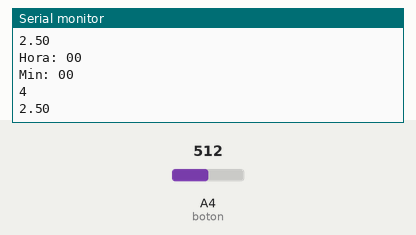
Bench run of a sketch on a simulated Arduino Uno, built with avr-gcc and run on an emulated ATmega328P. On the bench: the last lines printed to the serial monitor. Inputs (shaded band) come from the test bench; at power-on: A4 (boton) = 512.

Above: at 4.2 s.
4.3 s: A4 (boton) set to 219
At 4.9 s:
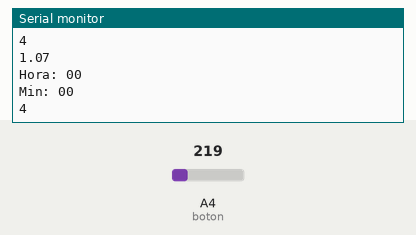
5.8 s: A4 (boton) set to 186
At 6.4 s:
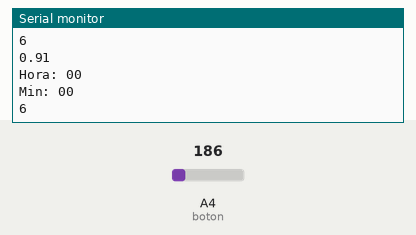
Timing chart, 0 to 8.8 s (numbered marks = the images above; inputs shaded):
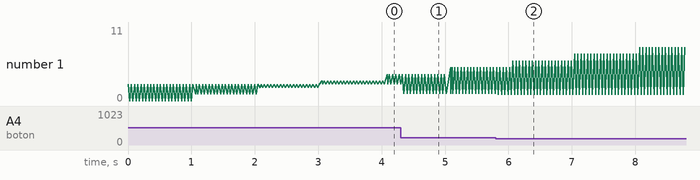

Measured:
- after the input at 4.3 s, the serial monitor: prints a new line after 0.05 s (image 1)
- after the input at 5.8 s, the serial monitor: prints a new line at once (image 2)
- plotted number 1: 2.5 → 1.07 after the input at 4.3 s

The sketch:

codigoPracticaFinal.ino
```cpp
//#include "Pantalla.h"
#include <TimerOne.h>
#include "hora.h"
#include "temporizador.h"
#include "Cronometro.h"
#define NUM_PANTALLAS 3
enum EstadosPantallas {
  PHora,
  PTemporizador,
  PCronometro
};
Hora hora;
Temporizador temporizador;
Cronometro cronometro;

Pantalla* pantallas[NUM_PANTALLAS];
EstadosPantallas pantallaActual;

//Entradas
int boton = A4;
//Salidas
int solenoide[16]= {13,12,11,10,9,8,7,6,5,4,3,2,A0,A1,A2,A3};

long int seconds;
long int ultimoSegundoPulsado;
void setup() {
  Serial.begin(9600);
  // put your setup code here, to run once:
  pinMode(boton, INPUT);
  seconds = 0;
  ultimoSegundoPulsado=0;
  pantallaActual = PHora;
  pantallas[0] = &hora;
  pantallas[1] = &temporizador;
  pantallas[2] = &cronometro;
  //Esto hace que haya una interrupcion
  Timer1.initialize(1000000);
  Timer1.attachInterrupt(updateTime);
}

void updateTime() {
  seconds++;
}

void display(long int tiempo) {
  //Aritmetica modular y tal para cada numero
  int hora = tiempo / 3600;
  int minuto = (tiempo % 3600) / 60;
  if (pantallaActual == PHora) {
    hora = hora % 24;
  } else {
    hora = hora % 60;
  }
  int primerNum = hora / 10;
  int segunNum = hora % 10;
  int tercerNum = minuto / 10;
  int cuartoNum = minuto % 10;
  displayNum(primerNum, 0);
  displayNum(segunNum, 1);
  displayNum(tercerNum, 2);
  displayNum(cuartoNum, 3);

  Serial.print("\nHora: ");
  Serial.print(primerNum);
  Serial.print(segunNum);

  Serial.print("\nMin: ");
  Serial.print(tercerNum);
  Serial.println(cuartoNum);

}
void displayNum(int num, int pos) {
  //////////////////
  ////PIN1///PIN2///
  //////////////////
  ////PIN3///PIN4///
  //////////////////
  int pin1 = solenoide[0 + pos * 4];
  int pin2 = solenoide[1 + pos * 4];
  int pin3 = solenoide[2 + pos * 4];
  int pin4 = solenoide[3 + pos * 4];
  switch (num) {
    case 9:

      digitalWrite(pin1, LOW);
      digitalWrite(pin2, HIGH);
      digitalWrite(pin3, HIGH);
      digitalWrite(pin4, LOW);
      break;
    case 8:

      digitalWrite(pin1, HIGH);
      digitalWrite(pin2, LOW);
      digitalWrite(pin3, HIGH);
      digitalWrite(pin4, HIGH);
      break;
    case 7:

      digitalWrite(pin1, HIGH);
      digitalWrite(pin2, HIGH);
      digitalWrite(pin3, HIGH);
      digitalWrite(pin4, HIGH);
      break;
    case 6:

      digitalWrite(pin1, HIGH);
      digitalWrite(pin2, HIGH);
      digitalWrite(pin3, HIGH);
      digitalWrite(pin4, LOW);
      break;
    case 5:

      digitalWrite(pin1, HIGH);
      digitalWrite(pin2, LOW);
      digitalWrite(pin3, LOW);
      digitalWrite(pin4, HIGH);
      break;
    case 4:

      digitalWrite(pin1, HIGH);
      digitalWrite(pin2, HIGH);
      digitalWrite(pin3, LOW);
      digitalWrite(pin4, HIGH);
      break;
    case 3:

      digitalWrite(pin1, HIGH);
      digitalWrite(pin2, HIGH);
      digitalWrite(pin3, LOW);
      digitalWrite(pin4, LOW);
      break;
    case 2:

      digitalWrite(pin1, HIGH);
      digitalWrite(pin2, LOW);
      digitalWrite(pin3, HIGH);
      digitalWrite(pin4, LOW);
      break;
    case 1:

      digitalWrite(pin1, HIGH);
      digitalWrite(pin2, LOW);
      digitalWrite(pin3, LOW);
      digitalWrite(pin4, LOW);
      break;
    case 0:
      digitalWrite(pin1, LOW);
      digitalWrite(pin2, HIGH);
      digitalWrite(pin3, HIGH);
      digitalWrite(pin4, HIGH);
      break;
  }
}
int botonPulsado(float voltaje) {
  if(ultimoSegundoPulsado==seconds){return -1;}
  // Pulsador 1
  if (voltaje >= 1.00 && voltaje < 2.5) {
    ultimoSegundoPulsado=seconds;
    Serial.print("Boton 1 pulsado");
    return 1;
  }
  // Pulsador 2
  else if (voltaje >= 2.5 && voltaje < 3.75) {
    ultimoSegundoPulsado=seconds;
    Serial.print("Boton 2 pulsado");
    return 2;
  }
  // Pulsador 3
  else if (voltaje >= 3.75 && voltaje <= 5) {
    ultimoSegundoPulsado=seconds;
    Serial.print("Boton 3 pulsado");
    return 3;
  }
    return -1;
}

void SiguientePantalla() {
  int temp = pantallaActual;
  temp = (temp + 1) % NUM_PANTALLAS;
  pantallaActual = (EstadosPantallas)temp;
  Serial.print("Estamos en la pantallaa: ");
  Serial.println(pantallaActual);
}
void loop() {
  // put your main code here, to run repeatedly:
  // Leer el pin analógico
  int valorA4 = analogRead(boton);
  // Convertir a voltios el valor analógico
  float voltaje = valorA4 * (5.0 / 1023.0);
  // Mostramos los voltios en el monitor serie
  Serial.println(voltaje);
  int numBoton = botonPulsado(voltaje);
  bool configurar = (numBoton == 3);
  bool confirmar = (numBoton == 2);
  bool cambiar = (numBoton == 1);

  //cambiar de pantallas
  if (cambiar) {
    SiguientePantalla();
  }

  for (int i = 0; i < NUM_PANTALLAS; i++) {
    pantallas[i]->loop(seconds, (i == (int)pantallaActual), configurar, confirmar);
  }


  //Display pantalla actual
  display(pantallas[pantallaActual]->GetTiempo());
  Serial.println(seconds);
  delay(50);
}
```

Cronometro.h
```cpp
#pragma once
#include "Pantalla.h"
class Cronometro: public Pantalla{

  public :
   Cronometro();
   void loop(long int seconds, bool pantallaActual, bool configurar,bool confirmar);
  long int GetTiempo() {
    return tiempo*60; //Para que salgan segundos  minutos
  }
};
```

Pantalla.h
```cpp
#pragma once
#define MILISEGUNDOS_DIA 86.400.000
#define MILISEGUNDOS_HORA 3.600.000
class Pantalla {

protected:
 enum Estados {
    base, //Para cuando no se este editando nada
    parado,
    hora, //Para cuando se este editando esto
    min, //Para cuando se este editando esto
    sec //Para cuando se este editando esto
  };
  Estados estadoActual;
  long int marcaTiempo;
  long int tiempo; //Tiempo a mostrar

public:

  Pantalla() {
    estadoActual = base;
    tiempo = 0;
  };
  //virtual void loop(bool , bool ,bool ) = 0;
  virtual void loop(long int seconds, bool pantallaActual, bool configurar,bool confirmar) = 0;
  virtual long int GetTiempo() {
    return tiempo;
  }
};
```

cronometro.cpp
```cpp
#include "Cronometro.h"

Cronometro::Cronometro() {
  estadoActual=parado;
}
void Cronometro::loop(long int seconds, bool pantallaActual, bool configurar, bool confirmar) {
  if (confirmar && pantallaActual) {
    //pararse
    if (estadoActual != parado) {
      estadoActual = parado;
    }else{
      marcaTiempo = (seconds - tiempo);
      estadoActual=base;
    }
  }
  if (configurar && pantallaActual) {
    //resetear todo
    marcaTiempo = seconds;
    estadoActual = base;
  }
  if (estadoActual == base) {

    tiempo = seconds - marcaTiempo;
  }

}
```

hora.cpp
```cpp
#include "hora.h"

Hora::Hora() {
}

void Hora::loop(long int seconds, bool pantallaActual, bool configurar, bool confirmar) {
  if (configurar && pantallaActual) {
    tiempo = 0;
    marcaTiempo = seconds;
    estadoActual = hora;
    return;
  }
  switch (estadoActual) {
    case base:
      tiempo = seconds - marcaTiempo;
      break;

    case hora:
      if ((seconds - marcaTiempo) > 1) {
        marcaTiempo = seconds;
        tiempo += 3600;
      }
      if (confirmar) {
        estadoActual = min;
        marcaTiempo = seconds;
      }
      break;
    case min:
      if ((seconds - marcaTiempo) > 1) {
        marcaTiempo = seconds;
        tiempo += 60;
      }
      if (confirmar) {
        estadoActual = base;
        marcaTiempo = seconds-tiempo;
       // tiempo= seconds -marcaTiempo;
      }
      break;
  }
}
```

hora.h
```cpp
#pragma once
#include "Pantalla.h"
class Hora : public Pantalla
{

  public :
   Hora();
   void loop(long int seconds, bool pantallaActual, bool configurar,bool confirmar);

};
```

temporizador.cpp
```cpp
#include "Temporizador.h"

Temporizador::Temporizador() {

}

void Temporizador::loop(long int seconds, bool pantallaActual, bool configurar, bool confirmar ) {
   if (configurar && pantallaActual) {
    tiempo = 0;
    marcaTiempo = seconds;
    estadoActual = min;
    return;
  }
  switch (estadoActual) {
    case base:
      tiempo =marcaTiempo - seconds;
      break;


    case min:

      if ((seconds - marcaTiempo) > 1) {
        marcaTiempo = seconds;
        tiempo += 60;
      }
      if (confirmar && pantallaActual) {
        estadoActual = sec;
        marcaTiempo = seconds;
      }
      break;
    case sec:
       if ((seconds - marcaTiempo) > 1) {
        marcaTiempo = seconds;
        tiempo += 1;
      }
      if (confirmar && pantallaActual) {
        estadoActual = base;
        marcaTiempo = seconds+tiempo;
       // tiempo= seconds -marcaTiempo;
      }
      break;
  }
}
```

temporizador.h
```cpp
#pragma once
#include "Pantalla.h"
class Temporizador: public Pantalla{

  public :
   Temporizador();
   void loop(long int seconds, bool pantallaActual, bool configurar,bool confirmar);
    long int GetTiempo() {
      if(tiempo<0)tiempo=0;
    return tiempo*60; //Para que salgan segundos  minutos
  }
};
```
